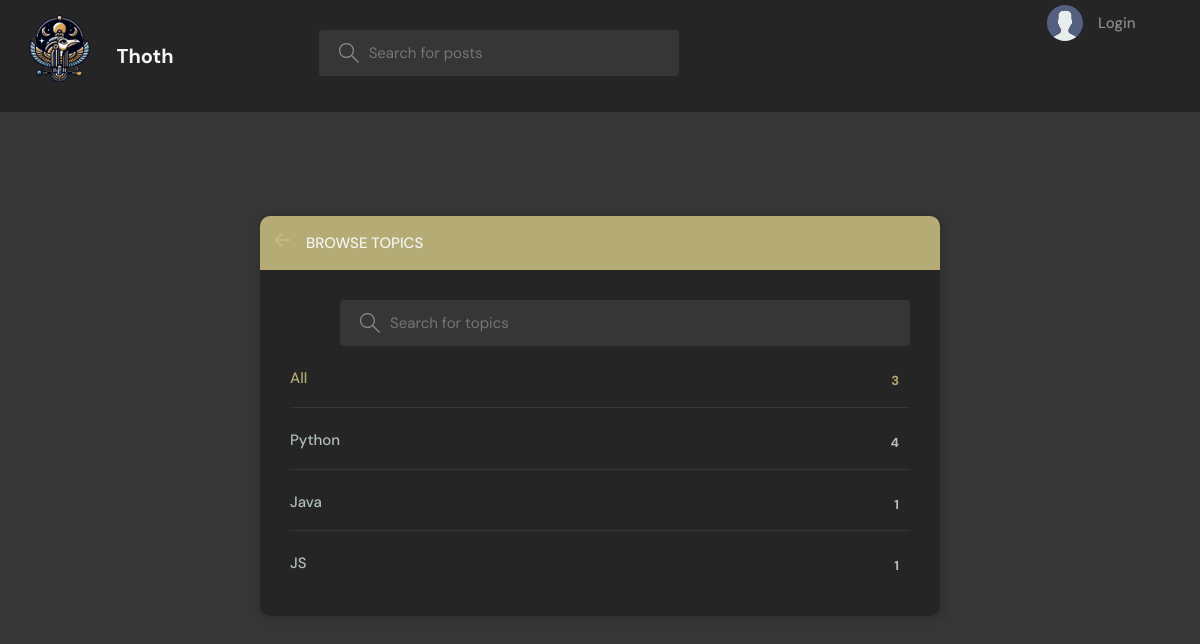
Before: /topics/ with the older database file.
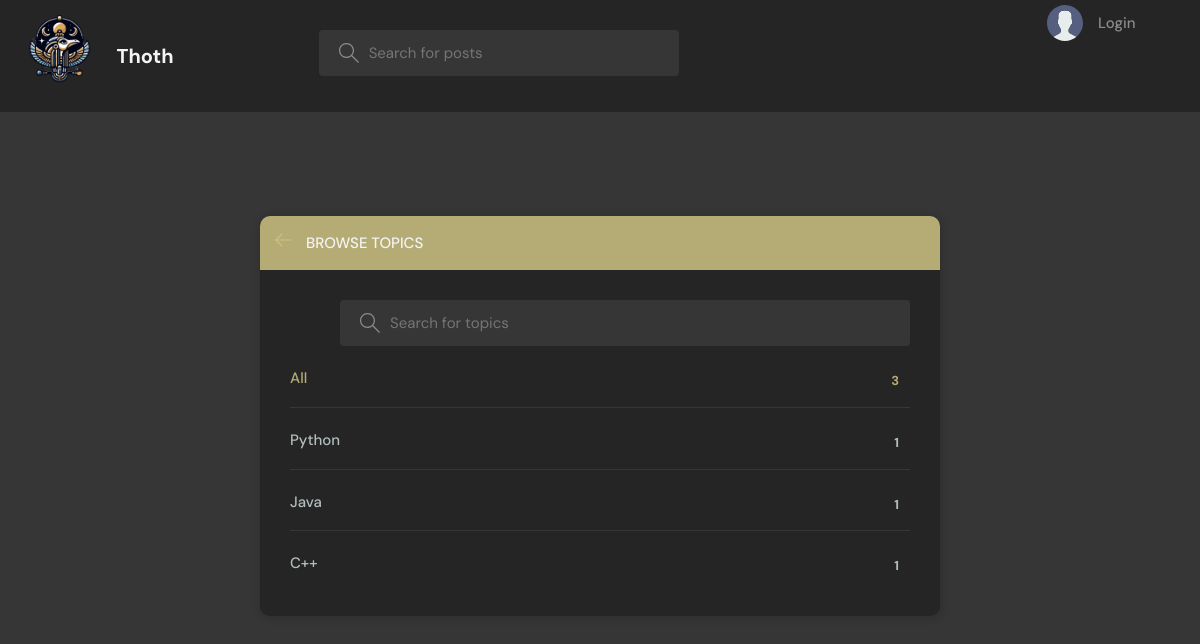
After: the same page with the newer database file.
### base/models.py (models this page shows, shortened)
class Topic(models.Model):
    name = models.CharField(max_length=200)

### base/views.py (the view)
# urls.py: path('topics/', views.topicsPage, name="topics"),
def topicsPage(request):
    q = request.GET.get('q') if request.GET.get('q') != None else ''
    topics = Topic.objects.filter(name__icontains=q)
    return render(request, 'base/topics.html', {'topics': topics})

### base/templates/base/topics.html (shortened to what this page needs)
{% extends 'main.html' %}
{% block content %}
  <main class="create-room layout">
    <div class="container">
      <div class="layout__box">
        <div class="layout__boxHeader">
          <div class="layout__boxTitle">
            <a href="{% url 'home' %}">
              <svg version="1.1" xmlns="http://www.w3.org/2000/svg" width="32" height="32" viewBox="0 0 32 32">
                <title>arrow-left</title>
                <path d="M13.723 2.286l-13.723 13.714 13.719 13.714 1.616-1.611-10.96-10.96h27.625v-2.286h-27.625l10.965-10.965-1.616-1.607z"></path>
              </svg>
            </a>
            <h3>Browse Topics</h3>
          </div>
        </div>
        <div class="topics-page layout__body">
          <form action="" method="GET" class="header__search">
            <label>
              <input name="q" placeholder="Search for topics" />
            </label>
          </form>
          <ul class="topics__list">
            <li>
              <a href="{% url 'topics' %}" class="active">All <span>{{ topics.count }}</span></a>
            </li>
            {% for topic in topics %}
              <li>
                <a href="{% url 'home' %}?q={{ topic.name }}">{{ topic.name }} <span>{{ topic.room_set.all.count }}</span></a>
              </li>
            {% endfor %}
          </ul>
        </div>
      </div>
    </div>
  </main>
{% endblock %}

Changed rows visible on the page:
computed for Topic "Python": room_set.all.count "4" → "1"
changed Topic (number 3 of 3 on the later page): name "JS" → "C++"
